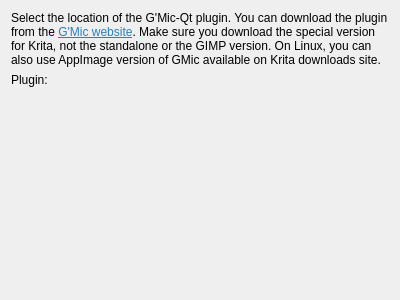
<?xml version="1.0" encoding="UTF-8"?>
<ui version="4.0">
 <class>WdgQMicSettings</class>
 <widget class="QWidget" name="WdgQMicSettings">
  <property name="geometry">
   <rect>
    <x>0</x>
    <y>0</y>
    <width>400</width>
    <height>300</height>
   </rect>
  </property>
  <layout class="QVBoxLayout" name="verticalLayout">
   <item>
    <widget class="QLabel" name="label">
     <property name="text">
      <string>&lt;html&gt;&lt;head/&gt;&lt;body&gt;&lt;p&gt;Select the location of the G'Mic-Qt plugin. You can download the plugin from the &lt;a href=&quot;http://gmic.eu/&quot;&gt;&lt;span style=&quot; text-decoration: underline; color:#2980b9;&quot;&gt;G'Mic website&lt;/span&gt;&lt;/a&gt;. Make sure you download the special version for Krita, not the standalone or the GIMP version. On Linux, you can also use AppImage version of GMic available on Krita downloads site.&lt;/p&gt;&lt;/body&gt;&lt;/html&gt;</string>
     </property>
     <property name="textFormat">
      <enum>Qt::RichText</enum>
     </property>
     <property name="wordWrap">
      <bool>true</bool>
     </property>
     <property name="openExternalLinks">
      <bool>true</bool>
     </property>
     <property name="textInteractionFlags">
      <set>Qt::TextBrowserInteraction</set>
     </property>
    </widget>
   </item>
   <item>
    <layout class="QHBoxLayout" name="horizontalLayout">
     <item>
      <widget class="QLabel" name="label_2">
       <property name="text">
        <string>Plugin:</string>
       </property>
      </widget>
     </item>
     <item>
      <widget class="KisFileNameRequester" name="fileRequester" native="true">
       <property name="sizePolicy">
        <sizepolicy hsizetype="Preferred" vsizetype="Preferred">
         <horstretch>1</horstretch>
         <verstretch>0</verstretch>
        </sizepolicy>
       </property>
      </widget>
     </item>
    </layout>
   </item>
   <item>
    <spacer name="verticalSpacer">
     <property name="orientation">
      <enum>Qt::Vertical</enum>
     </property>
     <property name="sizeHint" stdset="0">
      <size>
       <width>20</width>
       <height>40</height>
      </size>
     </property>
    </spacer>
   </item>
  </layout>
 </widget>
 <customwidgets>
  <customwidget>
   <class>KisFileNameRequester</class>
   <extends>QWidget</extends>
   <header>kis_file_name_requester.h</header>
   <container>1</container>
  </customwidget>
 </customwidgets>
 <resources/>
 <connections/>
</ui>
